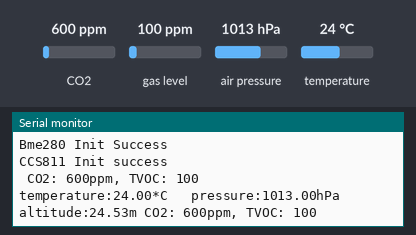
A sketch run on a simulated Arduino Uno, built with avr-gcc and run on an emulated ATmega328P. Shown: the last lines printed to the serial monitor. The test bench sets the inputs (shaded band); at power-on: CO2 600 ppm, gas level 100 ppm, air pressure 1013 hPa, temperature 24 °C.

Above: at 1.8 s.
1.9 s: CO2 set to 1050 ppm
At 2.6 s:
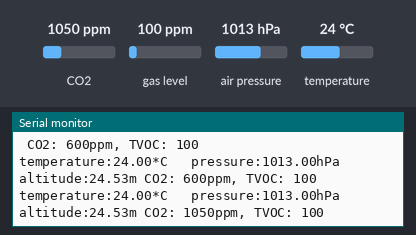
6.1 s: gas level set to 20 ppm
At 6.9 s:
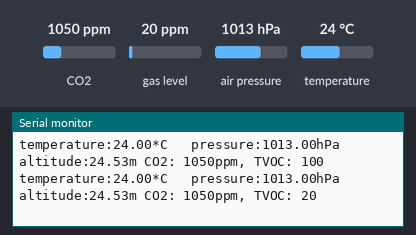
7.6 s: air pressure set to 952 hPa
At 8.9 s:
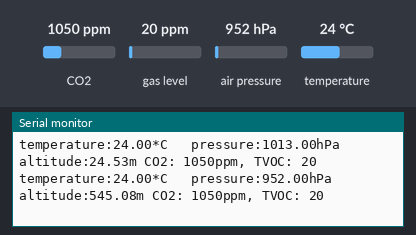
9.1 s: temperature set to 12 °C
At 9.6 s:
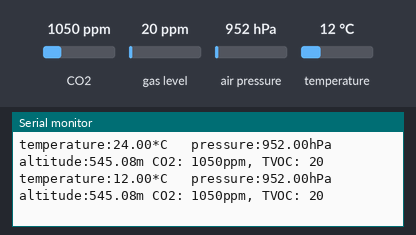

The sketch:

2_0.ino
```cpp
#include <Wire.h>

#include <Adafruit_Sensor.h>
#include <Adafruit_BME280.h>
#include <Adafruit_CCS811.h>


//if you need to read altitude,you need to know the sea level pressure
#define SEALEVELPRESSURE_HPA (1015.95)

Adafruit_BME280 bme;
Adafruit_CCS811 ccs;

unsigned long delayTime;
bool success = false;

void printEnvValues();
void printAQ();

void setup() {
    Serial.begin(9600);

    bool rslt;
    rslt = bme.begin();
    if (!rslt) {
        Serial.println("BME280 Init Fail,Please Check your address or the wire you connected!!!");
        while (1);
    }
    Serial.println("Bme280 Init Success");

   rslt = ccs.begin();
   if (!rslt) {
      Serial.println(" CCS811 Init Fail,Please Check your address or the wire you connected!!!");
      while(1);
   }
   Serial.println("CCS811 Init success");


    delayTime = 40;
}

void loop() {
    printEnvValues();
    printAQ();
    delay(1000);
}

void printAQ(){
  if(ccs.available()){
    if(!ccs.readData()){
      Serial.print(" CO2: ");
      Serial.print(ccs.geteCO2());
      Serial.print("ppm, TVOC: ");
      Serial.println(ccs.getTVOC());
      success = true;
    }
    else{
      success = false;
    }
  }
  else{
    success = false;
  }
}

void printEnvValues() {
  if(success){
    Serial.print("temperature:");
    Serial.print(bme.readTemperature());
    Serial.print("*C   ");

    Serial.print("pressure:");
    Serial.print(bme.readPressure()/100.0F);
    Serial.print("hPa   ");

    Serial.print("altitude:");
    Serial.print(bme.readAltitude(SEALEVELPRESSURE_HPA));
    Serial.print("m");
  }
}
```

Measured:
- after the input at 1.9 s, the serial monitor: prints a new line after 0.12 s (image 1)
- after the input at 6.1 s, the serial monitor: prints a new line at once (image 2)
- after the input at 7.6 s, the serial monitor: prints a new line after 0.55 s (image 3)
- after the input at 9.1 s, the serial monitor: prints a new line after 0.06 s (image 4)
